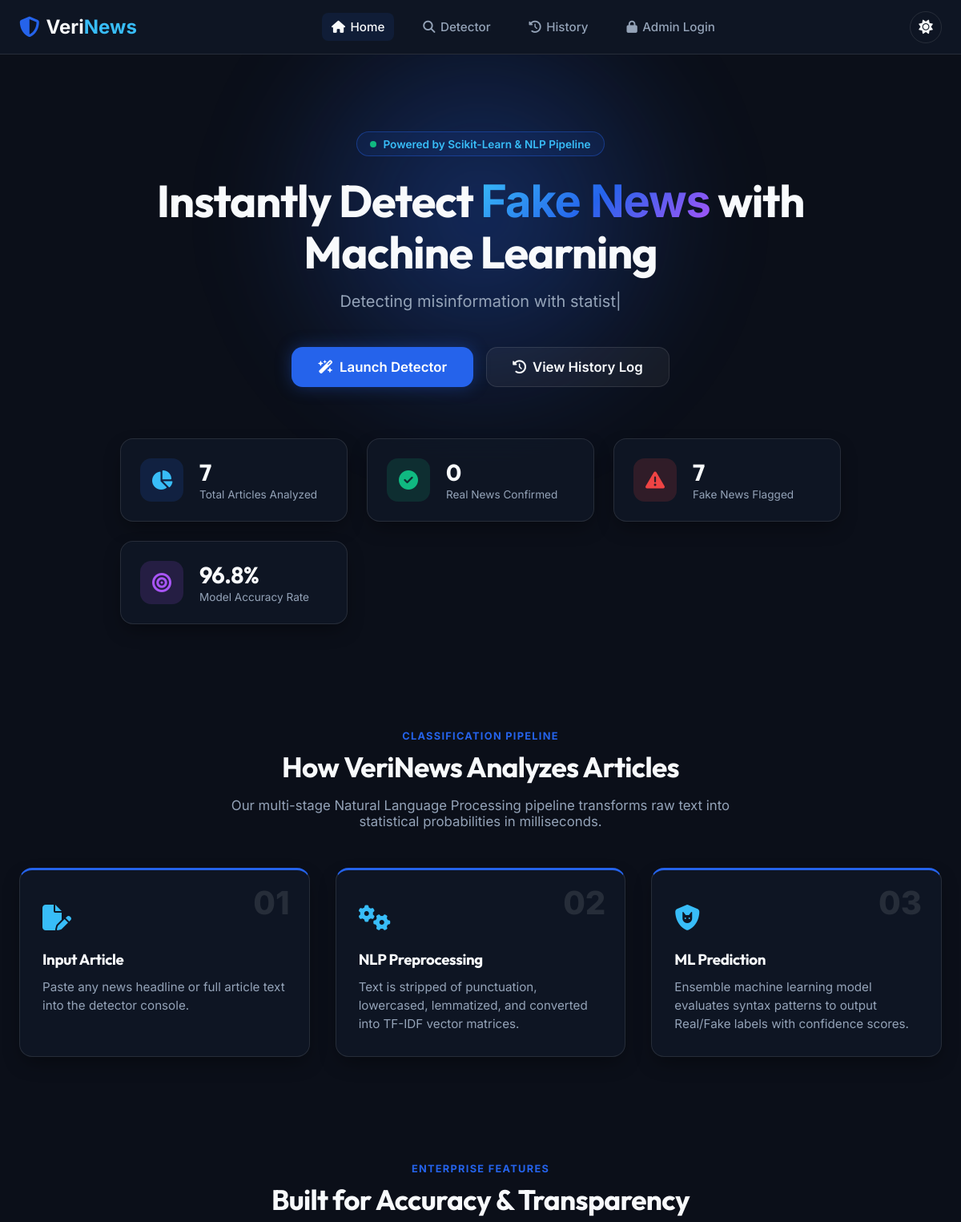
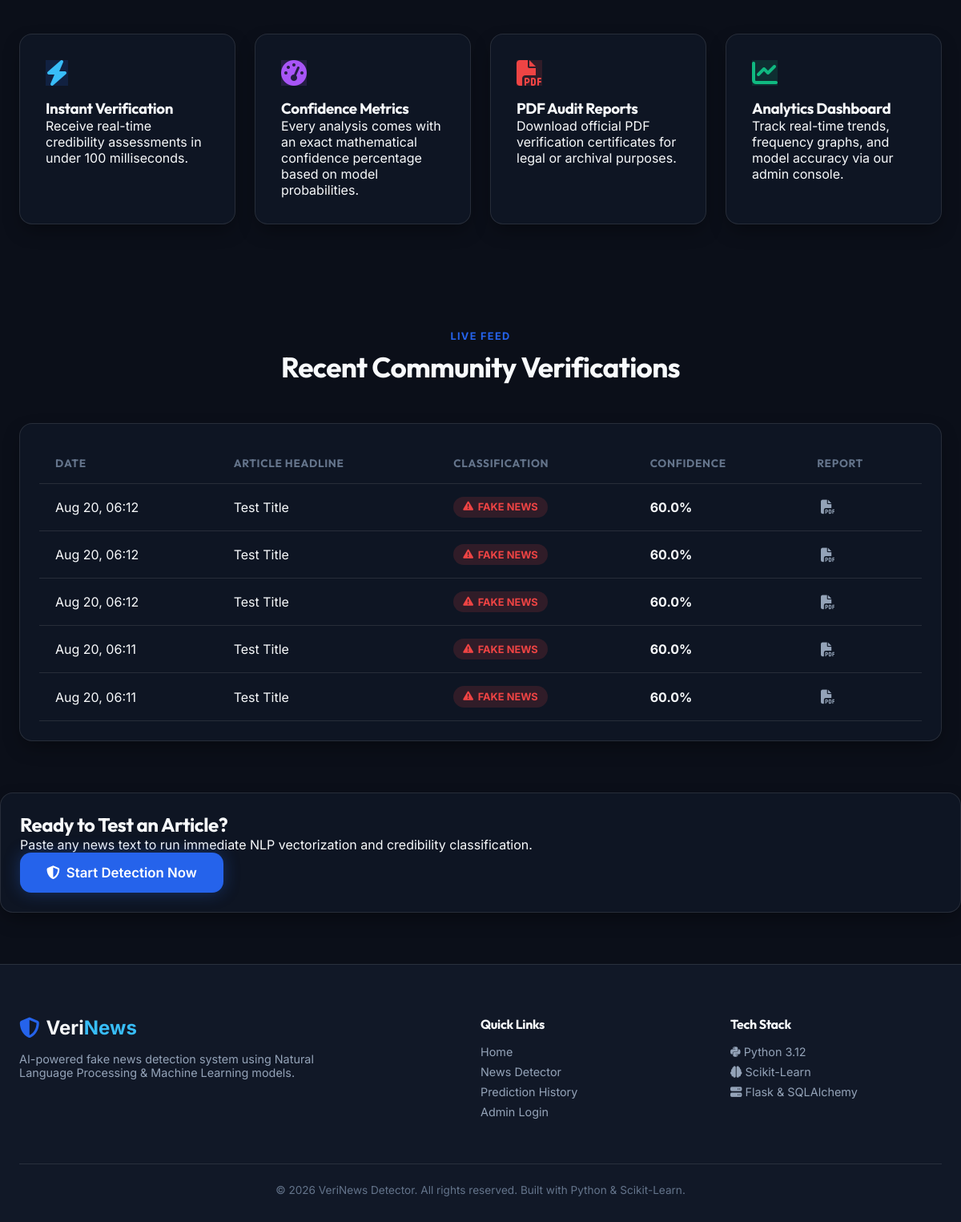
The page / on the database its author committed (2 pictures, top to bottom).
### models.py (models this page shows, shortened)
class PredictionHistory(db.Model):
    __tablename__ = 'prediction_history'
    id = db.Column(db.Integer, primary_key=True)
    news_title = db.Column(db.String(255), nullable=True, default='Untitled Article')
    news_content = db.Column(db.Text, nullable=False)
    prediction = db.Column(db.String(20), nullable=False)  # 'REAL NEWS' or 'FAKE NEWS'
    confidence = db.Column(db.Float, nullable=False)       # Percentage e.g. 97.8
    model_used = db.Column(db.String(64), default='Best ML Model')
    word_count = db.Column(db.Integer, default=0)
    created_at = db.Column(db.DateTime, default=get_utc_now, index=True)
    user_id = db.Column(db.Integer, db.ForeignKey('users.id'), nullable=True)
    ip_address = db.Column(db.String(45), nullable=True)

### app.py (the view)
@app.route('/')
def home():
    recent_predictions = PredictionHistory.query.order_by(PredictionHistory.created_at.desc()).limit(5).all()
    total = PredictionHistory.query.count()
    real_cnt = PredictionHistory.query.filter_by(prediction='REAL NEWS').count()
    fake_cnt = PredictionHistory.query.filter_by(prediction='FAKE NEWS').count()
    accuracy = 96.8  # Default benchmark model accuracy
    return render_template(
        'index.html',
        recent_predictions=recent_predictions,
        total_predictions=total,
        real_count=real_cnt,
        fake_count=fake_cnt,
        accuracy=accuracy
    )

### app.py (called while the page is built)
@app.context_processor
def inject_global_data():
    total_predictions = PredictionHistory.query.count()
    real_count = PredictionHistory.query.filter_by(prediction='REAL NEWS').count()
    fake_count = PredictionHistory.query.filter_by(prediction='FAKE NEWS').count()
    return {
        'global_total_predictions': total_predictions,
        'global_real_count': real_count,
        'global_fake_count': fake_count,
        'current_year': datetime.now(timezone.utc).year
    }

### templates/index.html (shortened to what this page needs)
{% extends 'base.html' %}
{% block content %}
<section class="hero-section">
    <div class="hero-bg-glow"></div>
    <div class="hero-container">
        <div class="hero-badge">
            <span class="badge-dot"></span>
            <span>Powered by Scikit-Learn & NLP Pipeline</span>
        </div>
        <h1 class="hero-title">
            Instantly Detect <span class="text-gradient">Fake News</span> with Machine Learning
        </h1>
        <p class="hero-subtitle">
            <span id="typingEffect" class="typing-text">Detecting misinformation with statistical precision...</span>
        </p>
        <div class="hero-cta-group">
            <a href="{{ url_for('detector') }}" class="btn btn-primary btn-lg glow-btn">
                <i class="fa-solid fa-wand-magic-sparkles"></i> Launch Detector
            </a>
            <a href="{{ url_for('history') }}" class="btn btn-secondary btn-lg">
                <i class="fa-solid fa-clock-rotate-left"></i> View History Log
            </a>
        </div>
        <div class="stats-grid">
            <div class="stat-card glass-card">
                <div class="stat-icon icon-blue">
                    <i class="fa-solid fa-chart-pie"></i>
                </div>
                <div class="stat-info">
                    <h3 class="stat-value" id="statTotal">{{ total_predictions }}</h3>
                    <p class="stat-label">Total Articles Analyzed</p>
                </div>
            </div>
            <div class="stat-card glass-card">
                <div class="stat-icon icon-green">
                    <i class="fa-solid fa-circle-check"></i>
                </div>
                <div class="stat-info">
                    <h3 class="stat-value" id="statReal">{{ real_count }}</h3>
                    <p class="stat-label">Real News Confirmed</p>
                </div>
            </div>
            <div class="stat-card glass-card">
                <div class="stat-icon icon-red">
                    <i class="fa-solid fa-triangle-exclamation"></i>
                </div>
                <div class="stat-info">
                    <h3 class="stat-value" id="statFake">{{ fake_count }}</h3>
                    <p class="stat-label">Fake News Flagged</p>
                </div>
            </div>
            <div class="stat-card glass-card">
                <div class="stat-icon icon-purple">
                    <i class="fa-solid fa-bullseye"></i>
                </div>
                <div class="stat-info">
                    <h3 class="stat-value">{{ accuracy }}%</h3>
                    <p class="stat-label">Model Accuracy Rate</p>
                </div>
            </div>
        </div>
    </div>
</section>
<section class="section how-it-works">
    <div class="section-container">
        <div class="section-header">
            <span class="section-tag">CLASSIFICATION PIPELINE</span>
            <h2 class="section-title">How VeriNews Analyzes Articles</h2>
            <p class="section-desc">Our multi-stage Natural Language Processing pipeline transforms raw text into statistical probabilities in milliseconds.</p>
        </div>
        <div class="steps-grid">
            <div class="step-card glass-card">
                <div class="step-number">01</div>
                <div class="step-icon"><i class="fa-solid fa-file-pen"></i></div>
                <h3>Input Article</h3>
                <p>Paste any news headline or full article text into the detector console.</p>
            </div>
            <div class="step-card glass-card">
                <div class="step-number">02</div>
                <div class="step-icon"><i class="fa-solid fa-gears"></i></div>
                <h3>NLP Preprocessing</h3>
                <p>Text is stripped of punctuation, lowercased, lemmatized, and converted into TF-IDF vector matrices.</p>
            </div>
            <div class="step-card glass-card">
                <div class="step-number">03</div>
                <div class="step-icon"><i class="fa-solid fa-shield-cat"></i></div>
                <h3>ML Prediction</h3>
                <p>Ensemble machine learning model evaluates syntax patterns to output Real/Fake labels with confidence scores.</p>
            </div>
        </div>
    </div>
</section>
<section class="section features-section">
    <div class="section-container">
        <div class="section-header">
            <span class="section-tag">ENTERPRISE FEATURES</span>
            <h2 class="section-title">Built for Accuracy & Transparency</h2>
        </div>
        <div class="features-grid">
            <div class="feature-card glass-card">
                <i class="fa-solid fa-bolt feature-icon icon-blue"></i>
                <h3>Instant Verification</h3>
                <p>Receive real-time credibility assessments in under 100 milliseconds.</p>
            </div>
            <div class="feature-card glass-card">
                <i class="fa-solid fa-gauge-high feature-icon icon-purple"></i>
                <h3>Confidence Metrics</h3>
                <p>Every analysis comes with an exact mathematical confidence percentage based on model probabilities.</p>
            </div>
            <div class="feature-card glass-card">
                <i class="fa-solid fa-file-pdf feature-icon icon-red"></i>
                <h3>PDF Audit Reports</h3>
                <p>Download official PDF verification certificates for legal or archival purposes.</p>
            </div>
            <div class="feature-card glass-card">
                <i class="fa-solid fa-chart-line feature-icon icon-green"></i>
                <h3>Analytics Dashboard</h3>
                <p>Track real-time trends, frequency graphs, and model accuracy via our admin console.</p>
            </div>
        </div>
    </div>
</section>
{% if recent_predictions %}
<section class="section recent-section">
    <div class="section-container">
        <div class="section-header">
            <span class="section-tag">LIVE FEED</span>
            <h2 class="section-title">Recent Community Verifications</h2>
        </div>
        <div class="table-responsive glass-card">
            <table class="data-table">
                <thead>
                    <tr>
                        <th>Date</th>
                        <th>Article Headline</th>
                        <th>Classification</th>
                        <th>Confidence</th>
                        <th>Report</th>
                    </tr>
                </thead>
                <tbody>
                    {% for item in recent_predictions %}
                    <tr>
                        <td>{{ item.created_at.strftime('%b %d, %H:%M') }}</td>
                        <td class="table-title-cell">{{ item.news_title or 'Untitled Article' }}</td>
                        <td>
                            {% if item.prediction == 'REAL NEWS' %}
                            <span class="badge badge-success"><i class="fa-solid fa-check-circle"></i> REAL NEWS</span>
                            {% else %}
                            <span class="badge badge-danger"><i class="fa-solid fa-triangle-exclamation"></i> FAKE NEWS</span>
                            {% endif %}
                        </td>
                        <td><strong>{{ item.confidence }}%</strong></td>
                        <td>
                            <a href="{{ url_for('download_pdf_report', id=item.id) }}" class="btn-icon" title="Download PDF Report">
                                <i class="fa-solid fa-file-pdf"></i>
                            </a>
                        </td>
                    </tr>
                    {% endfor %}
                </tbody>
            </table>
        </div>
    </div>
</section>
{% endif %}
<section class="cta-banner">
    <div class="cta-container glass-card">
        <h2>Ready to Test an Article?</h2>
        <p>Paste any news text to run immediate NLP vectorization and credibility classification.</p>
        <a href="{{ url_for('detector') }}" class="btn btn-primary btn-lg glow-btn">
            <i class="fa-solid fa-shield-halved"></i> Start Detection Now
        </a>
    </div>
</section>
{% endblock %}

### rows shown on the page
PredictionHistory: created_at "Aug 20, 06:12", news_title "Test Title", prediction "FAKE NEWS", confidence "60.0"
PredictionHistory: created_at "Aug 20, 06:12", news_title "Test Title", prediction "FAKE NEWS", confidence "60.0"
PredictionHistory: created_at "Aug 20, 06:12", news_title "Test Title", prediction "FAKE NEWS", confidence "60.0"
PredictionHistory: created_at "Aug 20, 06:11", news_title "Test Title", prediction "FAKE NEWS", confidence "60.0"
PredictionHistory: created_at "Aug 20, 06:11", news_title "Test Title", prediction "FAKE NEWS", confidence "60.0"

### other values the page prints
{{ total_predictions }} "7"
{{ real_count }} "0"
{{ fake_count }} "7"
{{ accuracy }} "96.8"
